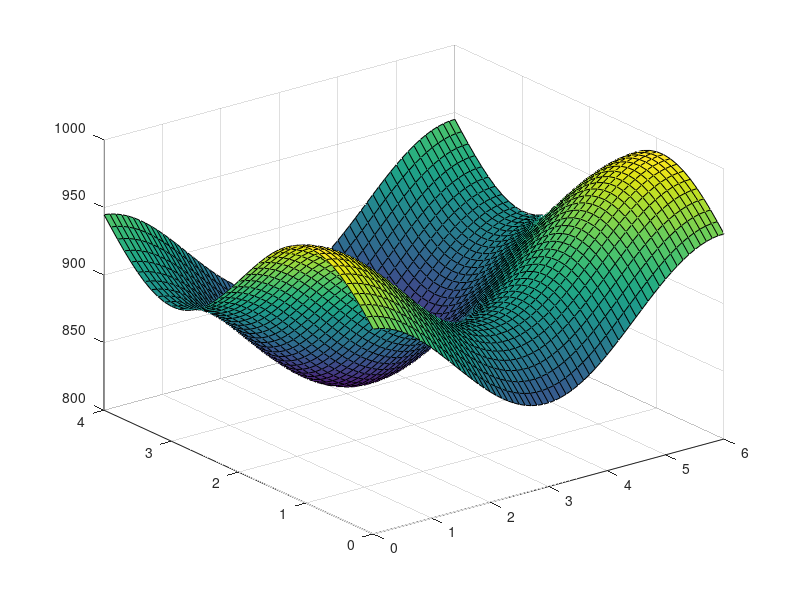

Write the MATLAB code that produced this figure.
% Testing the gains lookup
close all;
clear all;
clc;

x1 = 0:0.1:6;
y1 = 0:0.1:4;

for x = 1:length(x1)
    for y = 1:length(y1)
        gains(y,x) = 900+900/10*((cos(x/length(x1)*2*pi) + sin(y/length(y1)*2*pi))/2);
    end
end


% 0m - 5m in both directinos

U1 = [0 3.5];


gain = interp2(0:0.1:6,0:0.1:4,gains,U1(1),U1(2));

surf(x1,y1,gains)
gain